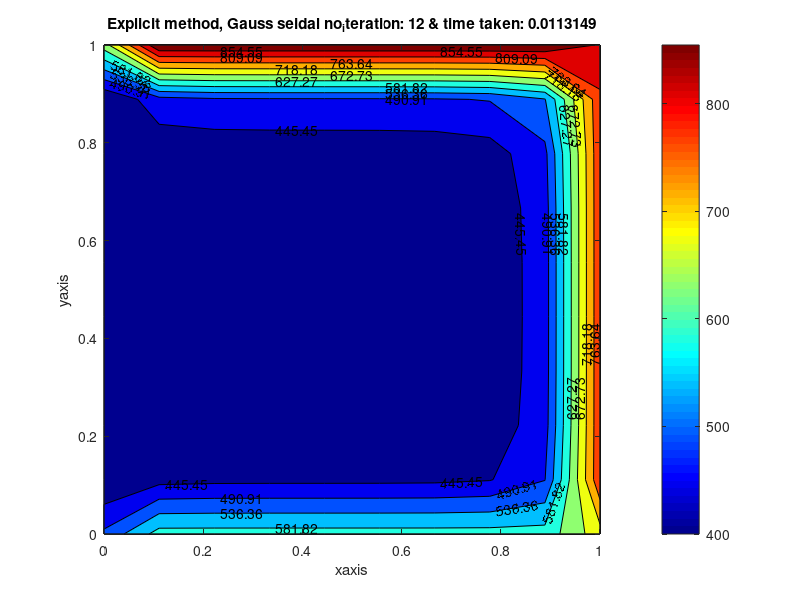

Here is the MATLAB script that generated this plot:
clear all
close all
clc 
% 2D HEAT CONDUCTION
% (1,2,3) steady state
% 4,5,6,7 for unsteady / transient state
% (1,2,3) or (5,6,7) for (jacobi,gs,SOR)
% 4 explicit
% 5,6,7 implicit
Z = 6; 

%input
l = 1; %length
b = 1; %breadth

%number of nodes along x & y axis
nx = 10;
ny = 10;
% Discretization
x = linspace(0,l,nx);
y = linspace(0,b,ny);
% Boundary condition
T_t = 600;
T_b = 900;
T_l = 400;
T_r = 800;

T = 400*ones(nx,ny);

% boundary conditions
T(1,2:nx-1) = T_t;
T(nx,2:nx-1) = T_b;
T(2:ny-1,1) = T_l;
T(2:ny-1,ny) = T_r;
% corner temperature
T(1,1) = (T(1,2)+T(2,1))/2;
T(1,nx) = (T(1,nx-1)+T(2,nx))/2;
T(ny,1) = (T(ny-1,1)+T(ny,2))/2;
T(nx,ny) = (T(nx,ny-1)+T(nx-1,ny))/2;
%constant
dx = 0.245;
dy = dx;
k = 2*((dx^2+dy^2)/(dx^2*dy^2));
error = 1;
tolerance = 1e-4;
Told = T;
A = 0; B = A; C = A; % to find no of iterations

% steady state
if Z == 1 % jacobi
    tic
    %converge loop
    while error > tolerance
        %space loop
        for j = 2:nx-1
            for i = 2:ny-1
                T(i,j) = (k^-1)*(((Told(i-1,j)+Told(i+1,j))/dx^2)+((Told(i,j-1)+Told(i,j+1))/dy^2));
            end
        end
        error = max(max(T-Told));
        Told = T;
        A = A+1;
    end
    ab = toc;
    [X,Y] = contourf(x,y,T);
    colorbar
    colormap(jet);
    clabel(X,Y);
    titlex = (sprintf('Jacobi iteration no.: %d & time taken: %d', A,ab));
    title(titlex);
    xlabel('xaxis')
    ylabel('yaxis')
end

if Z == 2 % for gauss seidel
    %converge loop
    tic
    while error > tolerance
        %space loop
        for j = 2:nx-1
            for i = 2:ny-1
                T(i,j) = (k^-1)*(((T(i-1,j)+Told(i+1,j))/dx^2)+((T(i,j-1)+Told(i,j+1))/dy^2));
            end
        end
        error = max(max(T-Told));
        Told = T;
        B = B+1;
    end
    ab = toc;
    [X,Y] = contourf(x,y,T);
    colorbar
    colormap(jet);
    clabel(X,Y);
    titlex = (sprintf('Gauss-Seidel iteration no.: %d & time taken: %d', B,ab));
    title(titlex);
    xlabel('xaxis')
    ylabel('yaxis')
end

if Z == 3 % for Sucessive over relaxation
    %converge loop
    w = 1.1; % Relaxation factor
    tic
    while error > tolerance
        %space loop
        for j = 2:nx-1
            for i = 2:ny-1
                term_1 = (k^-1)*(((T(i-1,j)+Told(i+1,j))/dx^2)+((T(i,j-1)+Told(i,j+1))/dy^2));
                T(i,j) = ((1-w)*Told(i,j))+(w*(term_1));
            end
        end
        error = max(max(T-Told));
        Told = T;
        C = C+1;
    end
    ab = toc;
    [X,Y] = contourf(x,y,T);
    colorbar
    colormap(jet);
    clabel(X,Y);
    titlex = (sprintf('SOR iteration no.: %d & time taken: %d',C,ab));
    title(titlex);
    xlabel('xaxis')
    ylabel('yaxis')
end

% Transient/Unsteady state
nt = 1500; %
dt = 0.01

if Z == 4 % Explicit method
    alpha = 1.5;% Thermal condutivity
    k_1 = alpha*(dt)/(dx^2);
    k_2 = alpha*(dt)/(dy^2);
    CFL = k_1+k_2
    Tprevious = T;
    tic
    for t = 1:nt
        for j = 2:ny-1
            for i =  2:nx-1
                term_1 = k_1*(Told(i-1,j)-2*Told(i,j)+Told(i+1,j));
                term_2 = k_2*(Told(i,j-1)-2*Told(i,j)+Told(i,j+1));
                T(i,j) = Told(i,j)+term_1+term_2;
            end
        end
        Told = T;
    end
    ab = toc;
    [X,Y] = contourf(x,y,T);
    colorbar
    colormap(jet);
    clabel(X,Y);
    titlex = (sprintf('Unsteady state Explicit method, time taken: %d', ab));
    title(titlex);
    xlabel('xaxis')
    ylabel('yaxis')
end


    % Explicit method
if Z == 5 % Jacobi
    %dt = 100
    alpha = 1.5;
    k_1 = alpha*(dt)/(dx^2);
    k_2 = alpha*(dt)/(dy^2);
    D = 0;
    CFL = k_1+k_2
    T_prev = T;
    tic
    for t = 1:nt %time loop
        while error > tolerance % convergence looop
            for j = 2:ny-1 % space loop
                for i =  2:nx-1
                    term_1 = (1+2*k_1+2*k_2)^-1;
                    term_2 = k_1*(Told(i-1,j)+Told(i+1,j));
                    term_3 = k_2*(Told(i,j-1)+Told(i,j+1));
                    T(i,j) = term_1*(T_prev(i,j)+term_2+term_3);
                end
            end
            error = max(max(T-Told));
            Told = T ;
            D = D+1;
        end
        T_prev = T;
    end
    ab = toc;
    [X,Y] = contourf(x,y,T);
    colorbar
    colormap(jet);
    clabel(X,Y);
    titlex = (sprintf('Explicit method, Jacobi iteration no.: %d & time taken: %d',D,ab));
    title(titlex);
    xlabel('xaxis')
    ylabel('yaxis')
end


% Gauss seidal 
if Z == 6
    tic
    alpha = 1.5;
    k_1 = alpha*(dt)/(dx^2);
    k_2 = alpha*(dt)/(dy^2);
    CFL = k_1+k_2
    E = 0;
    T_prev = T;
    for t = 1:nt %time loop
        while error > tolerance % convergence looop
            for j = 2:ny-1 % space loop
                for i =  2:nx-1
                    term_1 = (1+2*k_1+2*k_2)^-1;
                    term_2 = k_1*(T(i-1,j)+T(i+1,j));
                    term_3 = k_2*(T(i,j-1)+T(i,j+1));
                    T(i,j) = term_1*(T_prev(i,j)+term_2+term_3);
                end
            end
            error = max(max(T-Told));
            Told = T ;
            E = E+1;
        end
        T_prev = T;
    end
    ab = toc;
    [X,Y] = contourf(x,y,T);
    colorbar
    colormap(jet);
    clabel(X,Y);
    titlex = (sprintf('Explicit method, Gauss seidal no_iteration: %d & time taken: %d',E,ab));
    title(titlex);
    xlabel('xaxis')
    ylabel('yaxis')
end

 % SOR 
if Z == 7
    tic
    alpha = 1.5;
    k_1 = alpha*(dt)/(dx^2);
    k_2 = alpha*(dt)/(dy^2);
    F = 0;
    w = 1.2;
    T_prev = T;
    for t = 1:nt %time loop
        while error > tolerance % convergence looop
            for j = 2:ny-1 % space loop
                for i =  2:nx-1
                    term_1 = (1+2*k_1+2*k_2)^-1;
                    term_2 = k_1*(T(i-1,j)+T(i+1,j));
                    term_3 = k_2*(T(i,j-1)+T(i,j+1));
                    term_4 = term_1*(T_prev(i,j)+term_2+term_3);
                    T(i,j) = ((1-w)*Told(i,j))+(w*(term_4));
                end
            end
            error = max(max(T-Told));
            Told = T ;
            F = F+1;
        end
        T_prev = T;
    end
    ab = toc;
    [X,Y] = contourf(x,y,T);
    colorbar
    colormap(jet);
    clabel(X,Y);
    titlex = (sprintf('Explicit method, SOR no_iteration: %d & time taken: %d',F,ab));
    title(titlex);
    xlabel('xaxis')
    ylabel('yaxis')
end
